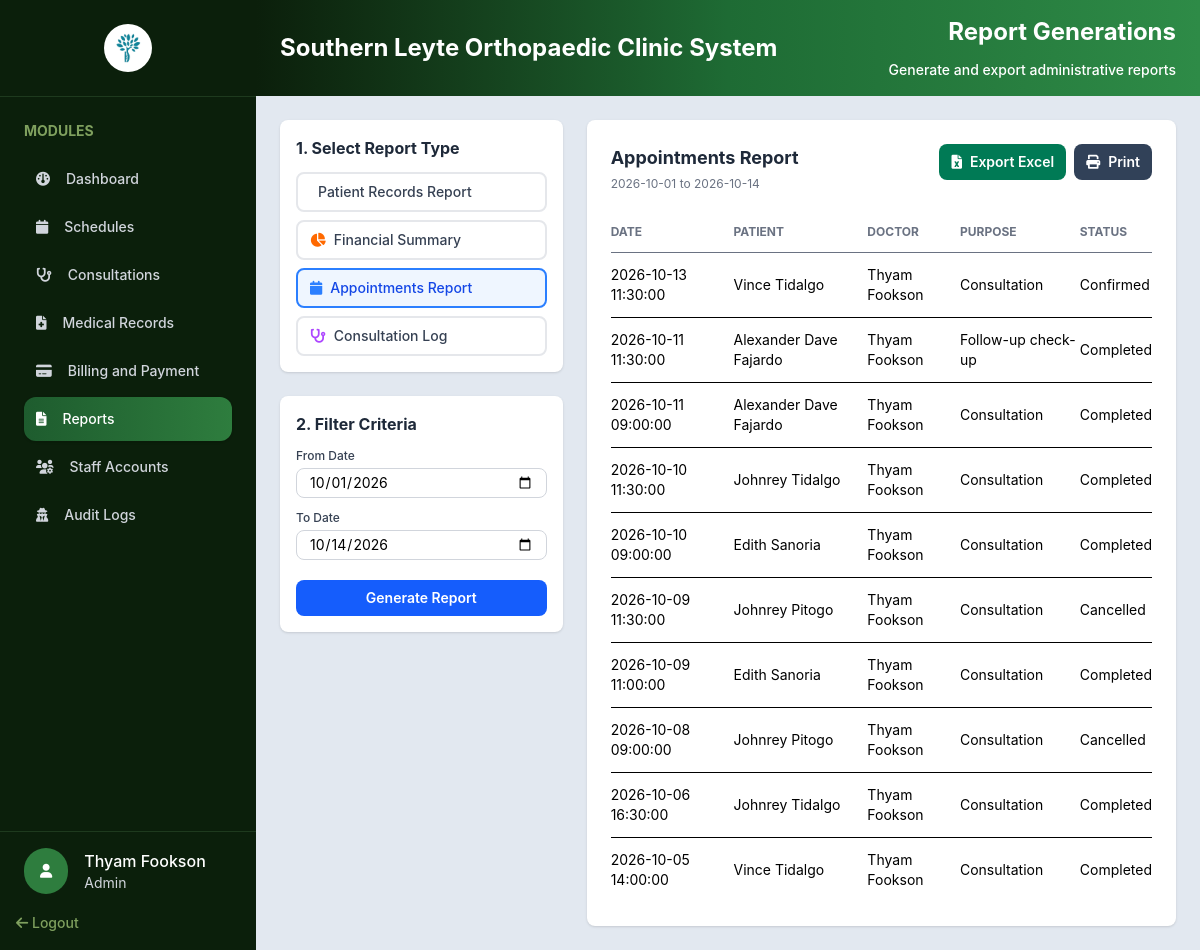
Before: /admin/reports.php?report_type=appointments&from_date=2026-10-01&to_date=2026-10-14 (signed in) with the older database file.
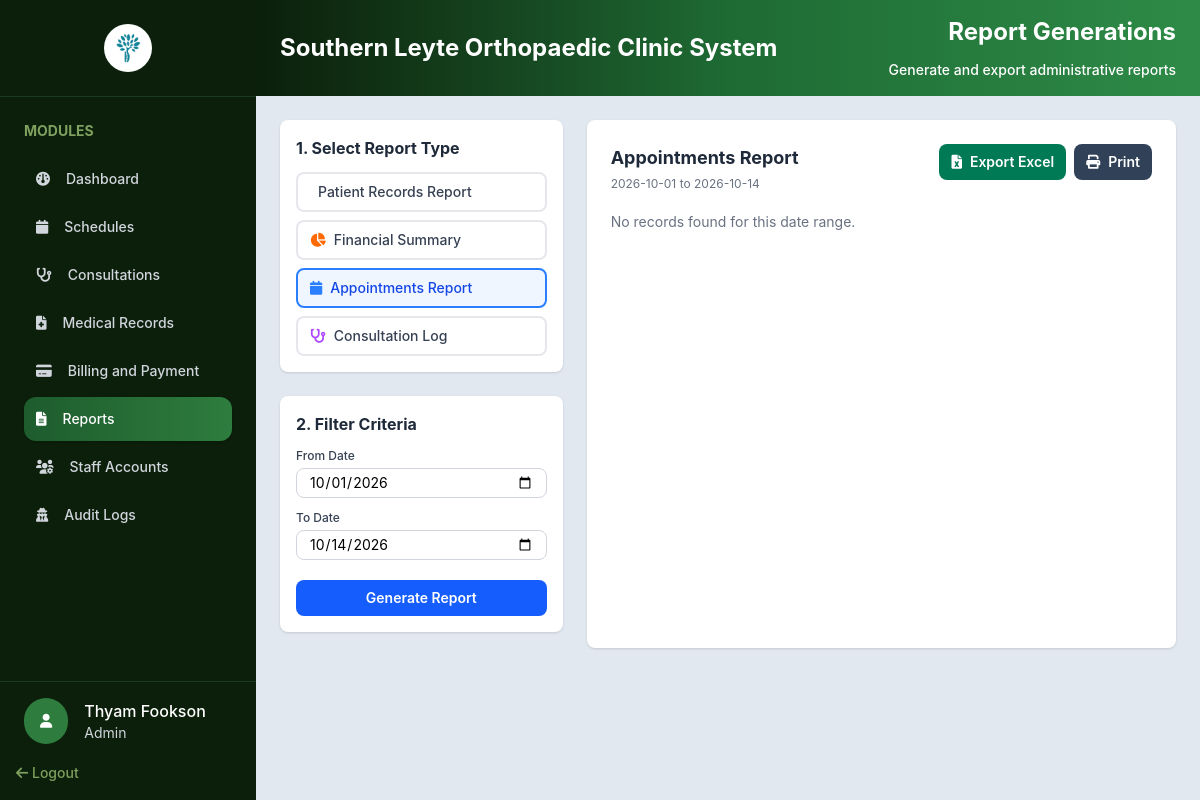
After: the same page with the newer database file.
### tables this page shows
CREATE TABLE `appointments` (
  `AppointmentID` int UNSIGNED NOT NULL,
  `PatientID` int UNSIGNED NOT NULL,
  `DoctorID` int UNSIGNED NOT NULL,
  `CreatedBy` int UNSIGNED DEFAULT NULL,
  `AppointmentDate` date NOT NULL,
  `AppointmentTime` time NOT NULL,
  `meridiem` enum('AM','PM') DEFAULT NULL,
  `Purpose` varchar(255) NOT NULL,
  `ChiefComplaint` varchar(50) DEFAULT NULL,
  `Status` enum('Pending','Confirmed','Completed','Cancelled','Rescheduled') NOT NULL DEFAULT 'Pending',
  `Remarks` text,
  `CreatedAt` timestamp NOT NULL DEFAULT CURRENT_TIMESTAMP
);

### includes/auth.php (called while the page is built, shortened)
<?php
class SessionManager
{
    public static function isLoggedIn(): bool
    {
        return isset($_SESSION['user_id']) || isset($_SESSION['userId']) || isset($_SESSION['user']);
    }
    public static function getCurrentRole(): ?string
    {
        return $_SESSION['access_type']
            ?? $_SESSION['user']['Role']
            ?? $_SESSION['Role']
            ?? null;
    }
    public static function getUser(PDO $pdo): ?array
    {
        $userId = $_SESSION['user_id'] ?? $_SESSION['userId'] ?? $_SESSION['user']['UserID'] ?? null;
        $statement = $pdo->prepare(
            'SELECT UserID AS user_id, Username AS username, FirstName AS first_name,
                    LastName AS last_name, Email AS email, Phone AS phone,
                    Role AS role, IsDoctor AS is_doctor, Status AS status, CreatedAt AS created_at
             FROM users WHERE UserID = ?'
        );
        $statement->execute([$userId]);
        return $statement->fetch(PDO::FETCH_ASSOC) ?: null;
    }
}

### php/fetch/fetch.php (called while the page is built, shortened)
<?php
function fetchAllData(PDO $pdo, string $query, array $params = []): array
{
    $stmt = $pdo->prepare($query);
    $stmt->execute($params);
    return $stmt->fetchAll(PDO::FETCH_ASSOC);
}

### admin/reports.php (the view, shortened to what the changed rows need)
<?php
require_once __DIR__ . '/../config/config.php';
require_once __DIR__ . '/../includes/auth.php';
require_once __DIR__ . '/../php/fetch/fetch.php';
$admin = SessionManager::getUser($pdo);
$reportTypes = [
    'patients' => 'Patient Records Report',
    'financial' => 'Financial Summary',
    'appointments' => 'Appointments Report',
    'consultations' => 'Consultation Log'
];
$reportType = $_GET['report_type'] ?? 'patients';
$reportType = array_key_exists($reportType, $reportTypes) ? $reportType : 'patients';
$fromDate = $_GET['from_date'] ?? date('Y-m-01');
$toDate = $_GET['to_date'] ?? date('Y-m-d');
$reportRows = [];
$reportError = null;
try {
    switch ($reportType) {
        case 'appointments':
            $reportRows = fetchAllData($pdo, '
                SELECT a.AppointmentDate, a.AppointmentTime,
                       CONCAT(p.FirstName, \' \', p.LastName) AS PatientName,
                       CONCAT(u.FirstName, \' \', u.LastName) AS DoctorName,
                       a.Purpose, a.Status
                FROM appointments a
                INNER JOIN patients p ON p.PatientID = a.PatientID
                LEFT JOIN users u ON u.UserID = a.DoctorID
                WHERE a.AppointmentDate BETWEEN ? AND ?
                ORDER BY a.AppointmentDate DESC, a.AppointmentTime DESC', [$fromDate, $toDate]);
            break;
    }
} catch (PDOException $e) {
    error_log('Reports query failed: ' . $e->getMessage());
    $reportError = 'Unable to load the selected report.';
}
function reportValue(mixed $value): string
{
    return htmlspecialchars((string) ($value ?? '—'), ENT_QUOTES, 'UTF-8');
}
?>
<!DOCTYPE html>
<html lang="en">
<head>
    <link rel="stylesheet" href="../assets/css/output.css">
    <link rel="stylesheet" href="../assets/css/global.css">
    <link rel="stylesheet" href="https://cdnjs.cloudflare.com/ajax/libs/font-awesome/6.0.0-beta3/css/all.min.css">
</head>
<body class="h-screen flex bg-slate-200 overflow-hidden">
    <?php include_once '../includes/sidebar.php'; ?>
    <section class="flex-1 min-h-0 flex flex-col overflow-hidden">
        <div
            class="flex items-center justify-between bg-gradient-to-r from-[#0b1f0b] via-[#1e6b34] to-[#2e8b47] px-6 py-4">
            <h1 class="text-2xl font-bold text-white">Southern Leyte Orthopaedic Clinic System</h1>
            <div class="flex flex-col gap-3 items-end">
                <h1 class="text-2xl font-bold text-white">Report Generations</h1>
            </div>
        </div>
        <div class="grid grid-cols-3 gap-6 min-h-0 overflow-auto p-6 space-y-4">
            <div class="space-y-6 col-span-1">
                <div class="bg-white rounded-lg p-4 shadow-sm">
                    <h2 class="text-base font-bold text-gray-800 mb-3">1. Select Report Type</h2>
                </div>
                <div class="bg-white rounded-lg p-4 shadow-sm col-span-1">
                    <h2 class="text-base font-bold text-gray-800 mb-3">2. Filter Criteria</h2>
                </div>
            </div>
            <div id="report-preview" class="bg-white rounded-lg p-6 shadow-sm col-span-2">
                <div class="flex items-start justify-between gap-4 mb-5">
                    <div>
                        <h2 class="text-lg font-bold text-gray-800"><?= reportValue($reportTypes[$reportType]) ?></h2>
                    </div>
                    <div class="print-hidden flex items-center gap-2">
                    </div>
                </div>
                <?php if ($reportError): ?>
                    <p class="text-sm text-red-600"><?= reportValue($reportError) ?></p>
                <?php else: ?>
                    <?php if (empty($reportRows)): ?>
                        <p class="text-sm text-gray-500">No records found for this date range.</p>
                    <?php else: ?>
                        <div class="overflow-x-auto">
                            <table class="w-full text-sm text-left">
                                <thead class="text-xs uppercase text-gray-500 border-b">
                                    <tr>
                                        <?php if ($reportType === 'patients'): ?>
                                            <th class="py-3">Patient ID</th>
                                            <th>Name</th>
                                            <th>Action</th>
                                        <?php elseif ($reportType === 'appointments'): ?>
                                            <th class="py-3">Date</th>
                                            <th>Patient</th>
                                            <th>Doctor</th>
                                            <th>Purpose</th>
                                            <th>Status</th>
                                            <?php endif; ?>
                                    </tr>
                                </thead>
                                <tbody>
                                    <?php foreach ($reportRows as $row): ?>
                                        <tr class="border-b last:border-0">
                                            <?php if ($reportType === 'patients'): ?>
                                                <td class="py-3"><?= reportValue($row['PatientCode']) ?></td>
                                                <td><?= reportValue($row['PatientName']) ?></td>
                                                <td>
                                                    <button type="button"
                                                        class="view-patient-report-btn bg-blue-700 text-white px-4 py-2 rounded hover:bg-blue-800"
                                                        data-patient-code="<?= reportValue($row['PatientCode']) ?>">
                                                        View Report
                                                    </button>
                                                </td>
                                            <?php elseif ($reportType === 'appointments'): ?>
                                                <td class="py-3">
                                                    <?= reportValue($row['AppointmentDate'] . ' ' . $row['AppointmentTime']) ?>
                                                </td>
                                                <td><?= reportValue($row['PatientName']) ?></td>
                                                <td><?= reportValue($row['DoctorName']) ?></td>
                                                <td><?= reportValue($row['Purpose']) ?></td>
                                                <td><?= reportValue($row['Status']) ?></td>
                                                <?php endif; ?>
                                        </tr>
                                    <?php endforeach; ?>
                                </tbody>
                            </table>
                        </div>
                    <?php endif; ?>
                <?php endif; ?>
            </div>
        </div>
    </section>
</body>
</html>

### includes/sidebar.php (shortened to what the changed rows need)
<?php
$currentRole = strtolower((string) (SessionManager::getCurrentRole() ?? 'staff'));
$currentFile = basename($_SERVER['PHP_SELF']);
?>
<div class="w-64 shrink-0 bg-[#0b1f0b] flex flex-col h-full">
    <div class="custom-scrollbar w-full p-6 overflow-y-auto flex-1 min-h-0">
        <h2 class="text-[#7fa05e] font-bold text-sm mb-4">MODULES</h2>
        <?php foreach ($navItems as $item): ?>
            <?php if (in_array($currentRole, $item['roles'], true)): ?>
                <?php $isActive = $currentFile === $item['file']; ?>
                <div
                    class="flex items-center p-3 rounded-xl gap-4 mb-1 <?= $isActive ? 'bg-gradient-to-r from-[#1e5c2e] to-[#2e7d3e] shadow-sm' : '' ?>">
                    <i
                        class="text-sm fa-solid <?= htmlspecialchars($item['icon']) ?> <?= $isActive ? 'text-white' : 'text-gray-300' ?>"></i>
                    <a href="<?= htmlspecialchars($item['href']) ?>"
                        class="text-sm font-medium <?= $isActive ? 'text-white' : 'text-gray-300 hover:text-white' ?>">
                        <?= htmlspecialchars($item['label']) ?>
                    </a>
                </div>
            <?php endif; ?>
        <?php endforeach; ?>
    </div>
    <div class="mt-auto">
        <div class="w-full border-t pt-4 pl-6 border-[#1e3a1e] flex items-center gap-4">
            <div>
                <?php if ($admin): ?>
                    <h1 class="text-white text-md font-medium">
                        <?= htmlspecialchars($admin['first_name']) ?>     <?= htmlspecialchars($admin['last_name']) ?>
                    </h1>
                <?php endif; ?>
            </div>
        </div>
    </div>
</div>

Changed rows visible on the page:
removed appointments: AppointmentDate+AppointmentTime "2026-10-13 11:30:00", PatientName "Vince Tidalgo", DoctorName "Thyam Fookson", Purpose "Consultation", Status "Confirmed"
removed appointments: AppointmentDate+AppointmentTime "2026-10-11 11:30:00", PatientName "Alexander Dave Fajardo", DoctorName "Thyam Fookson", Purpose "Follow-up check-up", Status "Completed"
removed appointments: AppointmentDate+AppointmentTime "2026-10-11 09:00:00", PatientName "Alexander Dave Fajardo", DoctorName "Thyam Fookson", Purpose "Consultation", Status "Completed"
removed appointments: AppointmentDate+AppointmentTime "2026-10-10 11:30:00", PatientName "Johnrey Tidalgo", DoctorName "Thyam Fookson", Purpose "Consultation", Status "Completed"
removed appointments: AppointmentDate+AppointmentTime "2026-10-10 09:00:00", PatientName "Edith Sanoria", DoctorName "Thyam Fookson", Purpose "Consultation", Status "Completed"
removed appointments: AppointmentDate+AppointmentTime "2026-10-09 11:30:00", PatientName "Johnrey Pitogo", DoctorName "Thyam Fookson", Purpose "Consultation", Status "Cancelled"
removed appointments: AppointmentDate+AppointmentTime "2026-10-09 11:00:00", PatientName "Edith Sanoria", DoctorName "Thyam Fookson", Purpose "Consultation", Status "Completed"
removed appointments: AppointmentDate+AppointmentTime "2026-10-08 09:00:00", PatientName "Johnrey Pitogo", DoctorName "Thyam Fookson", Purpose "Consultation", Status "Cancelled"
removed appointments: AppointmentDate+AppointmentTime "2026-10-06 16:30:00", PatientName "Johnrey Tidalgo", DoctorName "Thyam Fookson", Purpose "Consultation", Status "Completed"
removed appointments: AppointmentDate+AppointmentTime "2026-10-05 14:00:00", PatientName "Vince Tidalgo", DoctorName "Thyam Fookson", Purpose "Consultation", Status "Completed"
Other visible differences:
text no longer shown: "DATE PATIENT DOCTOR PURPOSE STATUS"
text now shown: "No records found for this date range."
